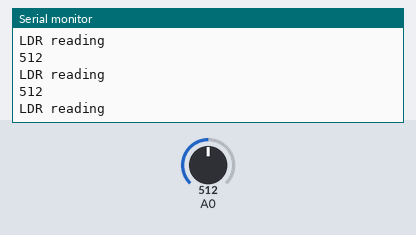
Simulated run of this sketch. Board: Arduino Uno, built with avr-gcc and run on an emulated ATmega328P. Shown: the last lines printed to the serial monitor. Inputs (shaded band) come from the test bench; at power-on: A0 = 512.

Above: at 0.8 s.
0.9 s: A0 set to 1023
At 1.8 s:
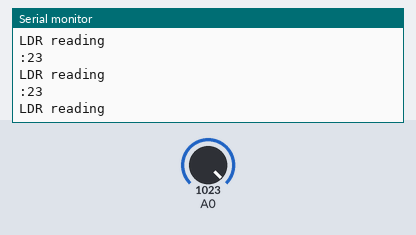
2.4 s: A0 set to 900
At 3.4 s:
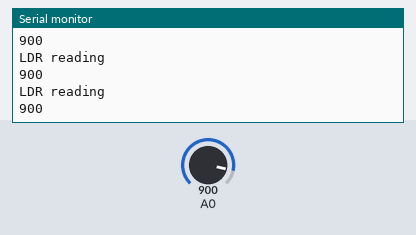
Timing chart, 0 to 5.4 s (numbered marks = the images above; inputs shaded):
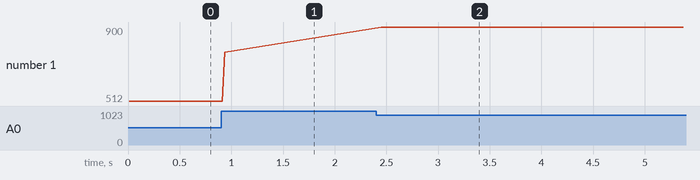

The sketch:

transmitter.ino
```cpp
#include <avr/io.h>
#include <util/delay.h>

#define FOSC 16000000                       // Clock Speed
#define BAUD 9600
#define MYUBRR FOSC/16/BAUD -1

uint16_t adcvalue = 0;
char myMessage[] = "LDR reading";

int main (void) {

  initADC();
  initUSART();

  while (1) {
    ADCSRA |= (1 << ADSC);
    while (ADCSRA & _BV(ADSC))
      adcvalue = ADC;

    printString(myMessage);
    printByte(adcvalue);
    _delay_ms(10);
  }
}

static inline void initADC(void) {
  ADMUX  |= (1 << REFS0 );
  ADCSRA |= (1 << ADPS2 ) | (1 << ADPS1 );
  ADCSRA |= (1 << ADEN );
}

void initUSART(void) {
  UBRR0H = (MYUBRR >> 8);
  UBRR0L = MYUBRR;
  UCSR0B = (1 << TXEN0) | (1 << RXEN0);
  UCSR0C = (1 << UCSZ01) | (1 << UCSZ00);
}

void transmitByte(uint8_t data) {
  loop_until_bit_is_set(UCSR0A, UDRE0);     /* Wait for empty transmit buffer */
  UDR0 = data;                              /* send data */
}

uint8_t receiveByte(void) {
  loop_until_bit_is_set(UCSR0A, RXC0);       /* Wait for incoming data */
  return UDR0;                               /* return register value */
}

void printByte(uint16_t byte) {
  transmitByte('0' + (byte / 100));                        /* Hundreds */
  transmitByte('0' + ((byte / 10) % 10));                      /* Tens */
  transmitByte('0' + (byte % 10));                             /* Ones */
  transmitByte('\r');
  transmitByte('\n');
}

void printString(const char myString[]) {
  uint8_t i = 0;

  while (myString[i]) {
    transmitByte(myString[i]);
    i++;
  }
  transmitByte('\n');
}
```

Measured:
- after the input at 0.9 s, the serial monitor: prints a new line at once (image 1)
- after the input at 2.4 s, the serial monitor: prints a new line after 0.05 s (image 2)
- plotted number 1: 512 → 768 after the input at 0.9 s, 768 → 900 after the input at 2.4 s
